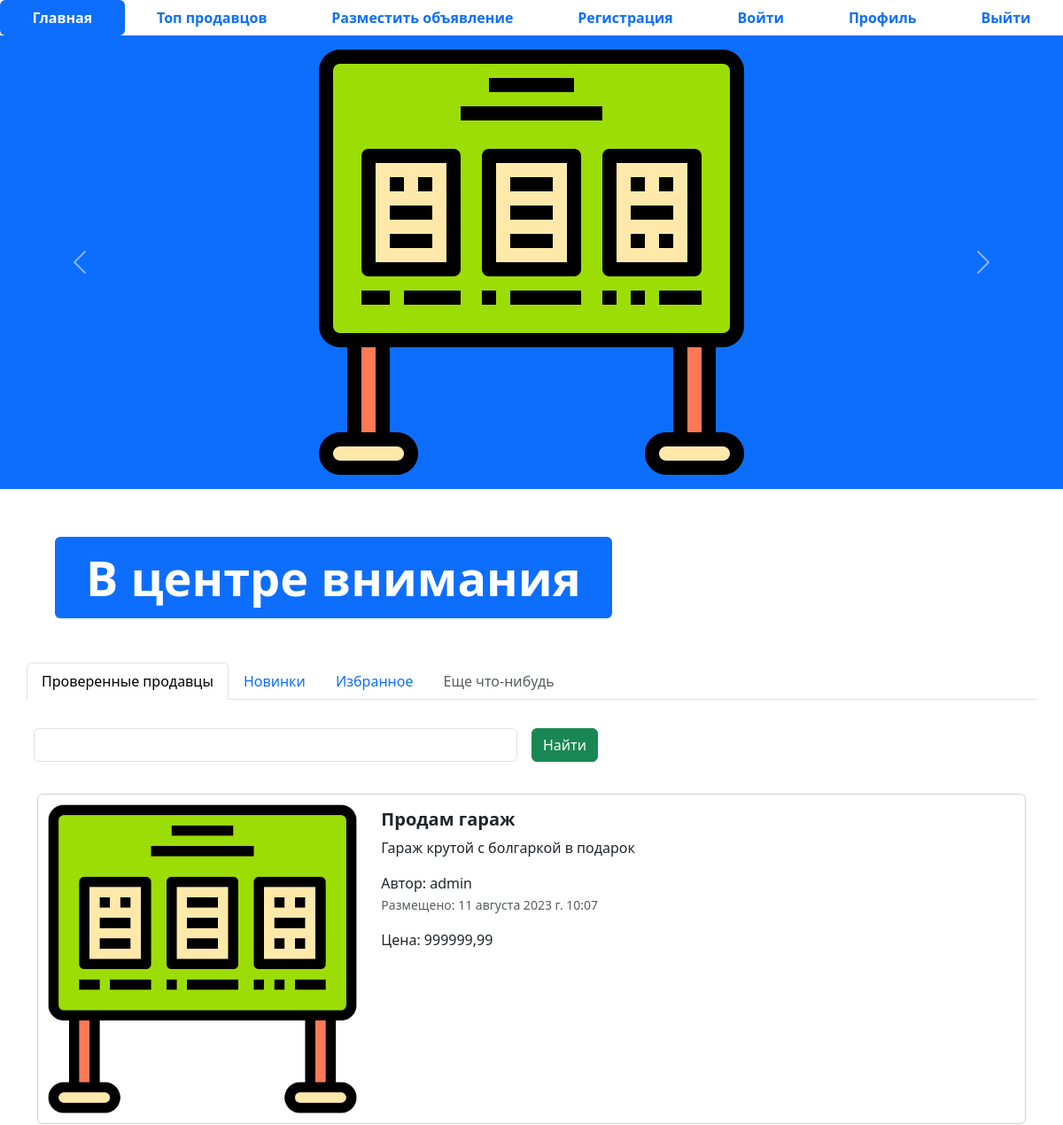
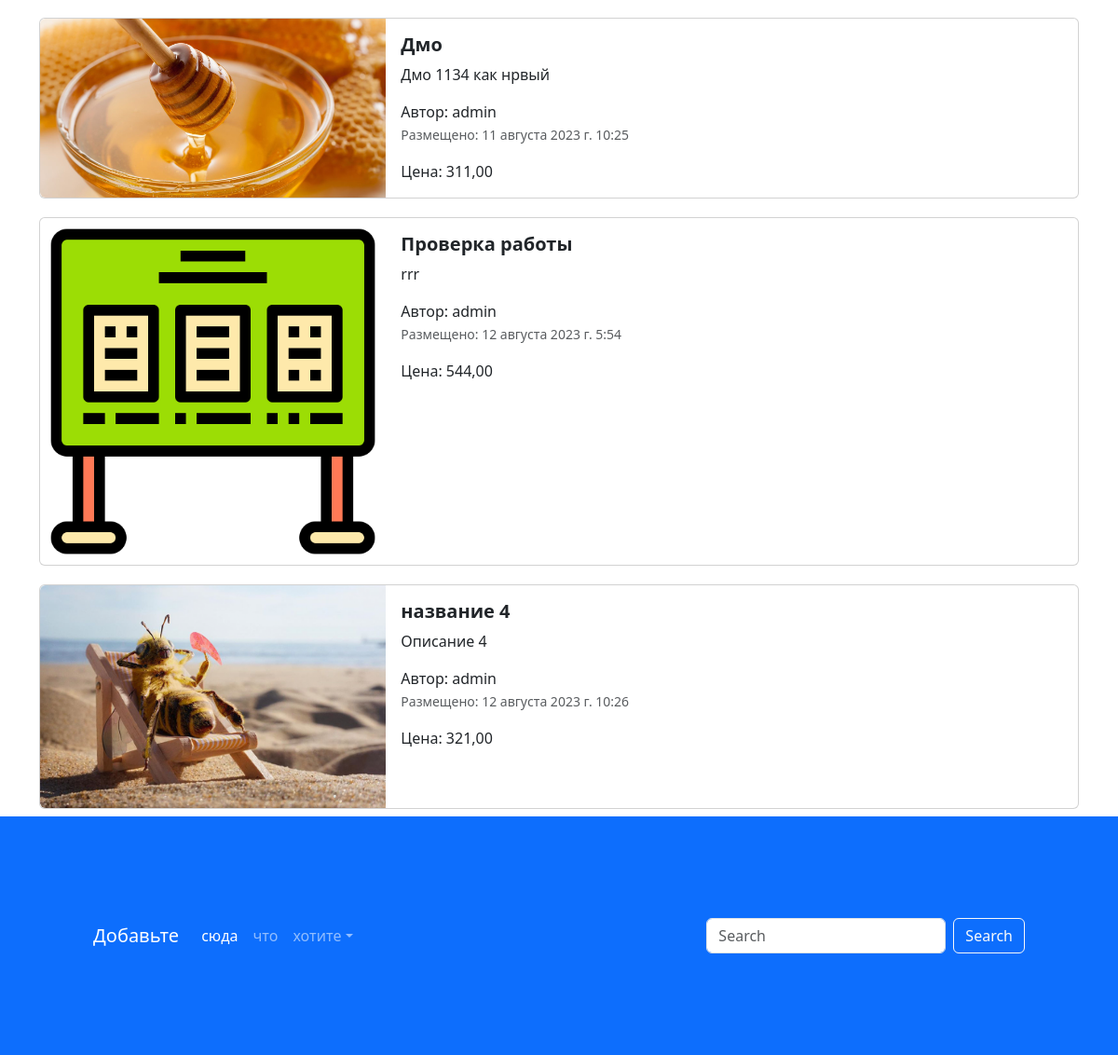
The page / on the database its author committed (2 pictures, top to bottom).
### app_advertisements/models.py (models this page shows, shortened)
class Advertisement(models.Model):
    title = models.CharField('Заголовок', max_length=128)
    description = models.TextField('Описание')
    price = models.DecimalField('Цена', max_digits=10, decimal_places=2)
    auction = models.BooleanField('Торг', help_text='Отметьте, если торг нужен')
    create_at = models.DateTimeField(auto_now_add=True)
    update_at = models.DateTimeField(auto_now=True)
    user = models.ForeignKey(User, verbose_name='Пользователь', on_delete=models.CASCADE)
    image = models.ImageField('Изображение', upload_to='advertisements/')
    def image_img(self):
        if self.image:
            from django.utils.safestring import mark_safe
            return mark_safe(u'<a href="{0}" target="_blank"><img src="{0}" width="100"/></a>'.format(self.image.url))
        else:
            return '(Нет изображения)'
    image_img.short_description = 'Картинка'
    image_img.allow_tags = True
    class Meta:
        db_table = 'advertisements'
        app_label = 'app_advertisements'

### app_advertisements/views.py (the view)
# urls.py: path('', views.index, name='main')
def index(request):
    advertisements = Advertisement.objects.all()
    context = {'advertisements': advertisements}
    return render(request, 'index.html', context)

### templates/index.html (shortened to what this page needs)
{% load static %}
<!DOCTYPE html>
<html lang="en">
<head>
  <link href="{% static 'css/bootstrap.min.css' %}" rel="stylesheet">
  <link rel="stylesheet" href="{% static 'css/fontello.css' %}">
</head>
<body>
<ul class="nav nav-pills sticky-top bg-white nav-fill">
  <li class="nav-item">
    <a class="nav-link active" aria-current="page" href="index.html">
      <span style="font-weight: bold;">Главная</span>
    </a>
  </li>
  <li class="nav-item">
    <a class="nav-link" href="top-sellers.html"><span style="font-weight: bold;">Топ продавцов</span>
    </a>
  </li>
  <li class="nav-item">
    <a class="nav-link" href="advertisement-post.html">
      <span style="font-weight: bold;">Разместить объявление</span>
    </a>
  </li>
  <li class="nav-item">
    <a class="nav-link" href="register.html">
      <span style="font-weight: bold;">Регистрация</span>
    </a>
  </li>
  <li class="nav-item">
    <a class="nav-link" href="login.html">
      <span style="font-weight: bold;">Войти</span>
    </a>
  </li>
  <li class="nav-item">
    <a class="nav-link" href="profile.html">
      <span style="font-weight: bold;">Профиль</span>
    </a>
  </li>
  <li class="nav-item">
    <a class="nav-link" href="#">
      <span style="font-weight: bold;">Выйти</span>
    </a>
  </li>
</ul>
<div id="carouselExampleControls" class="carousel slide bg-primary" data-bs-ride="carousel">
  <div class="carousel-inner">
    <div class="carousel-item active">
      <img src="{% static 'img/adv.png' %}" class="mx-auto d-block w-33" alt="...">
    </div>
  </div>
  <button class="carousel-control-prev" type="button" data-bs-target="#carouselExampleControls" data-bs-slide="prev">
    <span class="carousel-control-prev-icon" aria-hidden="true"></span>
  </button>
  <button class="carousel-control-next" type="button" data-bs-target="#carouselExampleControls" data-bs-slide="next">
    <span class="carousel-control-next-icon" aria-hidden="true"></span>
  </button>
</div>
<div class="container" style="margin: 50px;">
  <div class="display-2">
    <span class="badge bg-primary">В центре внимания</span>
  </div>
</div>
<div class="container">
  <div class="row">
    <ul class="nav nav-tabs bg-white">
      <li class="nav-item">
        <a class="nav-link active" aria-current="page" href="#">Проверенные продавцы</a>
      </li>
      <li class="nav-item">
        <a class="nav-link" href="#">Новинки</a>
      </li>
      <li class="nav-item">
        <a class="nav-link" href="#">Избранное</a>
      </li>
      <li class="nav-item">
        <a class="nav-link disabled" href="#" tabindex="-1" aria-disabled="true">Еще что-нибудь</a>
      </li>
    </ul>
    <form class="row g-3">
      <div class="col-auto w-50">
        <input type="text" class="form-control">
      </div>
      <div class="col-auto">
        <button type="submit" class="btn btn-success mb-3">Найти</button>
      </div>
    </form>
  </div>
  <div class="col">
    {% for adv in advertisements %}
    <div class="card mb-2" style="max-width: 1200px; margin-top: 20px;">
      <div class="row g-0">
        <div class="col-md-4">
          <a href="advertisement.html" class="nav-link">
            <img src="{% if adv.image %} {{ adv.image.url }} {% else %} static/img/adv.png {% endif %}" class="img-fluid rounded-start" alt="Card title">
          </a>
        </div>
        <div class="col-md-8">
          <div class="card-body">
            <h5 class="card-title">
              <a href="advertisement.html" class="nav-link"><strong>{{ adv.title }}</strong></a>
            </h5>
            <a href="advertisement.html" class="nav-link">
              <p class="card-text">
                  {{ adv.description }}
              </p>
              <span>Автор: {{ adv.user }}</span>
              <p class="card-text"><small class="text-muted">Размещено: {{ adv.create_at }}</small></p>
              <span>Цена: {{ adv.price }}</span>
            </a>
          </div>
        </div>
      </div>
    </div>
    {% endfor %}
  </div>
</div>
<footer style="padding: 100px;" class="bg-primary">
  <nav class="navbar navbar-expand-sm navbar-dark">
    <a class="navbar-brand" href="#">Добавьте</a>
    <div class="collapse navbar-collapse" id="collapsibleNavId">
      <ul class="navbar-nav me-auto mt-2 mt-lg-0">
        <li class="nav-item">
          <a class="nav-link active" href="#" aria-current="page">сюда</a>
        </li>
        <li class="nav-item">
          <a class="nav-link" href="#">что</a>
        </li>
        <li class="nav-item dropdown">
          <a class="nav-link dropdown-toggle" href="#" id="dropdownId" data-bs-toggle="dropdown" aria-haspopup="true"
             aria-expanded="false">хотите</a>
        </li>
      </ul>
      <form class="d-flex my-2 my-lg-0">
        <input class="form-control me-sm-2" type="text" placeholder="Search">
        <button class="btn btn-outline-light my-2 my-sm-0" type="submit">Search</button>
      </form>
    </div>
  </nav>
</footer>
</body>
</html>

### rows shown on the page
Advertisement: title "Продам гараж", description "Гараж крутой с болгаркой в подарок", user "admin", create_at "11 августа 2023 г. 10:07", price "999999,99"
Advertisement: image (picture), title "Дмо", description "Дмо 1134 как нрвый", user "admin", create_at "11 августа 2023 г. 10:25", price "311,00"
Advertisement: title "Проверка работы", description "rrr", user "admin", create_at "12 августа 2023 г. 5:54", price "544,00"
Advertisement: image (picture), title "название 4", description "Описание 4", user "admin", create_at "12 августа 2023 г. 10:26", price "321,00"
